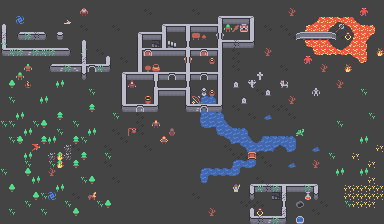

A level layout from a 2D game, rendered from its tile map. Below: a short description, then the map file with tile-grid data replaced by summaries:
An orthogonal 48x28 tile map with 8x8 px tiles, 5 tile layers (Background, Ground, Stairs, Walls, ...).

<map version="1.2" tiledversion="1.2.1" orientation="orthogonal" renderorder="left-up" width="48" height="28" tilewidth="8" tileheight="8" infinite="0" nextlayerid="6" nextobjectid="1">
 <tileset firstgid="1" name="miniroguelike-8x8" tilewidth="8" tileheight="8" tilecount="352" columns="16">
  <image source="../../sprites/miniroguelike-8x8.png" width="128" height="176" />
 </tileset>
 <layer id="1" name="Background" width="48" height="28">
  <data>[1344 cells, 1344 non-empty, 1 distinct tile ids]</data>
 </layer>
 <layer id="3" name="Ground" width="48" height="28">
  <data>[1344 cells, 145 non-empty, 34 distinct tile ids]</data>
 </layer>
 <layer id="5" name="Stairs" width="48" height="28">
  <data>[1344 cells, 8 non-empty, 5 distinct tile ids]</data>
 </layer>
 <layer id="2" name="Walls" width="48" height="28">
  <data>[1344 cells, 238 non-empty, 71 distinct tile ids]</data>
 </layer>
 <layer id="4" name="Fog" width="48" height="28">
  <data>[1344 cells, 7 non-empty, 2 distinct tile ids]</data>
 </layer>
</map>
